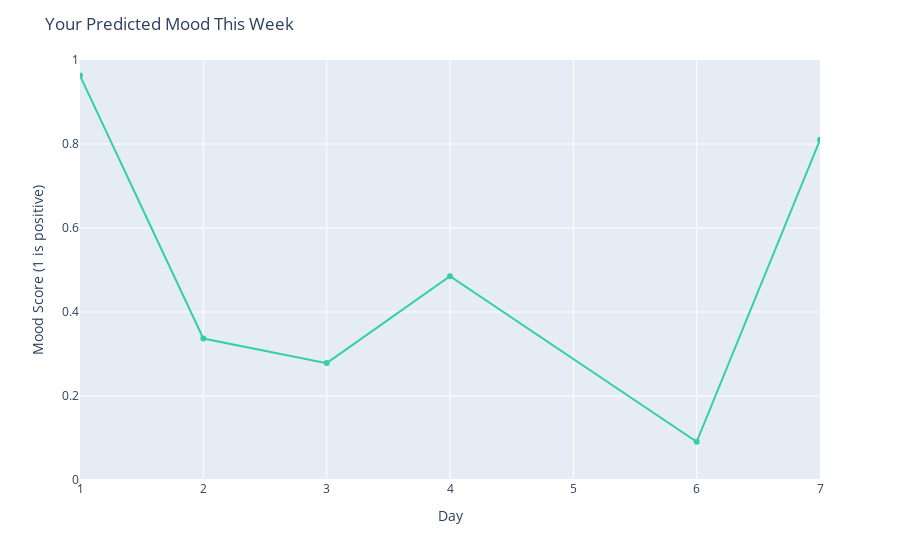

The code cell stored with this chart in its notebook:
### Code cell
xs = []
ys = []
for num,day in week.items():
    if day:
        mood_score = 1 - combine_predict(day)
        xs.append(num)
        ys.append(mood_score)
        print(xs,ys)
        
fig_week.add_scatter(x=xs,y=ys,line=dict(color="#34D19F"))
fig_week.update_layout(title='Your Predicted Mood This Week')
fig_week.update_yaxes(title_text='Mood Score (1 is positive)')
fig_week.update_xaxes(title_text='Day')

### Figure 1 — Plotly figure (JSON) as saved in the notebook; plotly's stock layout.template omitted (floating-point values rounded to 4 significant figures)
{"data": [{"line": {"color": "#34D19F"}, "type": "scatter", "x": [1, 2, 3, 4, 6, 7], "y": [0.9629, 0.3369, 0.2783, 0.4852, 0.09087, 0.8099]}], "layout": {"autosize": true, "legend": {"tracegroupgap": 0}, "margin": {"t": 60}, "title": {"text": "Your Predicted Mood This Week"}, "xaxis": {"anchor": "y", "domain": [0, 1], "range": [1, 7], "title": {"text": "Day"}, "type": "linear"}, "yaxis": {"anchor": "x", "domain": [0, 1], "range": [0, 1], "title": {"text": "Mood Score (1 is positive)"}, "type": "linear"}}}
